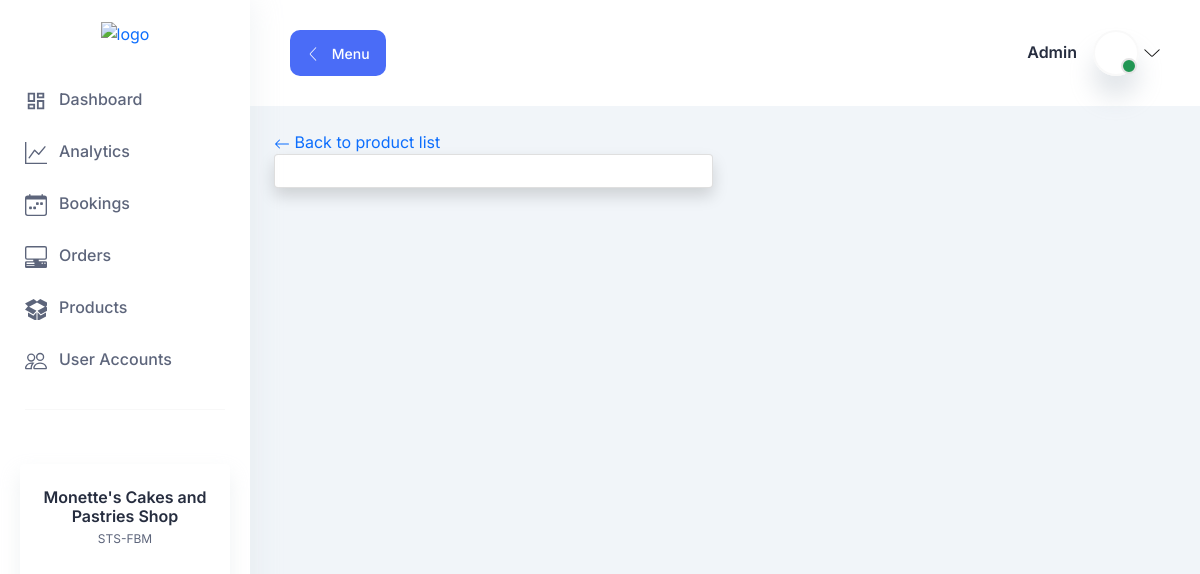
/products-view/15 (signed in), run on an earlier commit of the app's database.
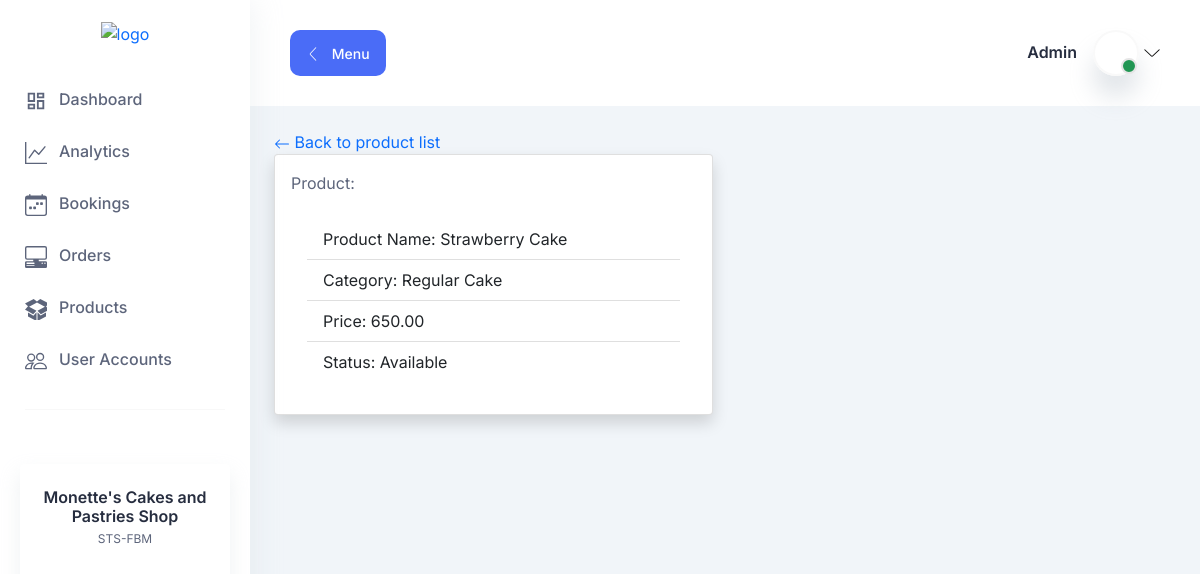
And on a later commit of the database.
### products/models.py (models this page shows, shortened)
class Products(models.Model):
    status = (
        ("Available", "Available"),
        ("Not Available", "Not Available")
    )
    product_name = models.CharField(max_length=255)
    category = models.ForeignKey(Category, on_delete=models.CASCADE)
    price = models.DecimalField(max_digits=10, decimal_places=2)
    status = models.CharField(max_length=255, choices=status)
    class Meta:
        verbose_name = "Products"

class Category(models.Model):
    category = models.CharField(max_length=255)
    class Meta:
        verbose_name = "Category"
    def __str__(self):
        return self.category

### products/views.py (the view)
# urls.py: path("products-view/<int:pk>", products_view, name="products-view"),
@login_required
def products_view(request, pk):
     template_name = "products/products_view.html"
     products = Products.objects.filter(id=pk)
     context = {
         "products" : products
     }
     return render (request, template_name, context)

### products/templates/products/products_view.html
{% extends 'base.html' %} {% block body %}
<div class="container p-4">
  <a href="{% url 'products-list' %}" class="text-decoration-none">
    <svg xmlns="http://www.w3.org/2000/svg" width="16" height="16" fill="currentColor" class="bi bi-arrow-left" viewBox="0 0 16 16">
      <path fill-rule="evenodd" d="M15 8a.5.5 0 0 0-.5-.5H2.707l3.147-3.146a.5.5 0 1 0-.708-.708l-4 4a.5.5 0 0 0 0 .708l4 4a.5.5 0 0 0 .708-.708L2.707 8.5H14.5A.5.5 0 0 0 15 8z"/>
    </svg>
    Back to product list
  </a>
  <div class="row">
    <div class="col-sm col-md-6 col-lg-6">
      <div class="card shadow rounded p-3">
        {% for detail in products %}
        <div class="card-title">
            Product: {{detail.products}}
        </div>
        <div class="card-body">
          <ul class="list-group list-group-flush">
            <li class="list-group-item">Product Name: {{detail.product_name}}</li>
            <li class="list-group-item">Category:  {{detail.category}}</li>
            <li class="list-group-item">Price: {{detail.price}}</li>
            <li class="list-group-item">Status: {{detail.status}}</li>
          </ul>
        </div>
        {% endfor %}
      </div>
    </div>
    <div class="col-sm col-md-6 col-lg-6"></div>
  </div>
</div>
{% endblock %}

What changed in the data, as far as the page shows it:
added Products: product_name "Strawberry Cake", category "Regular Cake", price "650.00", status "Available"
